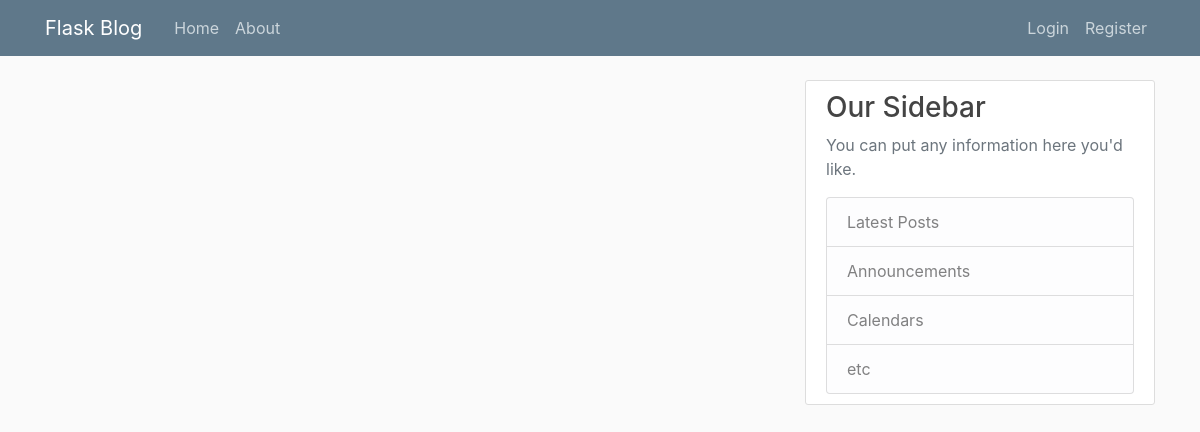
Page /home on the earlier database version.
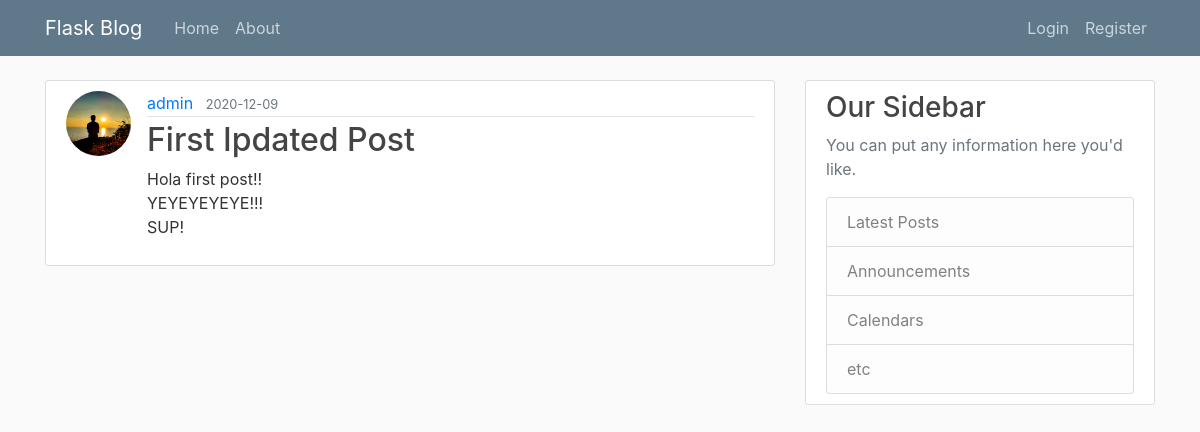
Same page on the later database version.
### app/models.py (models this page shows, shortened)
class Post(db.Model):
    id = db.Column(db.Integer, primary_key=True)
    title = db.Column(db.String(100), nullable=False)
    date_posted = db.Column(db.DateTime, nullable=False, default=datetime.utcnow)
    content = db.Column(db.Text, nullable=False)
    user_id = db.Column(db.Integer, db.ForeignKey("user.id"), nullable=False)

class User(db.Model, UserMixin):
    id = db.Column(db.Integer, primary_key=True)
    username = db.Column(db.String(20), unique=True, nullable=False)
    email = db.Column(db.String(100), unique=True, nullable=False)
    img = db.Column(db.String(20), nullable=False, default='default.jpg')
    password = db.Column(db.String(60), nullable=False)
    posts = db.relationship("Post", backref="author", lazy=True)

### app/routes.py (the view)
@app.route('/')
@app.route('/home')
def home():
    posts = Post.query.all()
    return render_template("home.html", posts=posts)

### app/templates/home.html
{% extends "layout.html" %}
{% block content %}
    {% for post in posts %}
        <article class="media content-section">
            <img class="rounded-circle article-img" src="{{ url_for("static", filename="profile_pics/"+post.author.img) }}">
            <div class="media-body">
                <div class="article-metadata">
                    <a class="mr-2" href="#">{{ post.author.username }}</a>
                    <small class="text-muted">{{ post.date_posted.strftime("%Y-%m-%d") }}</small>
                </div>
                <h2><a class="article-title" href="{{ url_for("post", post_id=post.id) }}">{{ post.title }}</a></h2>
                <p class="article-content">{{ post.content }}</p>
            </div>
        </article>
    {% endfor %}
{% endblock content %}

### app/templates/layout.html (shortened to what this page needs)
<!DOCTYPE html>
<html lang="en">
<head>
    <link rel="stylesheet" href="https://maxcdn.bootstrapcdn.com/bootstrap/4.0.0/css/bootstrap.min.css"
>
    <link rel="stylesheet" type="text/css" href="{{ url_for('static', filename='main.css') }}">
</head>
<body>
    <header class="site-header">
        <nav class="navbar navbar-expand-md navbar-dark bg-steel fixed-top">
            <div class="container">
                <a class="navbar-brand mr-4" href="/">Flask Blog</a>
                <div class="collapse navbar-collapse" id="navbarToggle">
                    <div class="navbar-nav mr-auto">
                        <a class="nav-item nav-link" href={{ url_for("home") }}>Home</a>
                        <a class="nav-item nav-link" href={{ url_for("about") }}>About</a>
                    </div>
                    <div class="navbar-nav">
                        {% if current_user.is_authenticated %}
                            <a class="nav-item nav-link" href={{ url_for("new_post") }}>New Post</a>
                            <a class="nav-item nav-link" href={{ url_for("account") }}>My account</a>
                            <a class="nav-item nav-link" href={{ url_for("logout") }}>Logout</a>
                        {% else %}
                        <a class="nav-item nav-link" href={{ url_for("login") }}>Login</a>
                        <a class="nav-item nav-link" href={{ url_for("register") }}>Register</a>
                        {% endif %}
                    </div>
                </div>
            </div>
        </nav>
    </header>
    <main role="main" class="container">
        <div class="row">
            <div class="col-md-8">
                {% block content %}{% endblock %}
            </div>
            <div class="col-md-4">
                <div class="content-section">
                    <h3>Our Sidebar</h3>
                    <p class='text-muted'>You can put any information here you'd like.</p>
                    <ul class="list-group">
                        <li class="list-group-item list-group-item-light">Latest Posts</li>
                        <li class="list-group-item list-group-item-light">Announcements</li>
                        <li class="list-group-item list-group-item-light">Calendars</li>
                        <li class="list-group-item list-group-item-light">etc</li>
                    </ul>
                </div>
            </div>
        </div>
    </main>
</body>
</html>

### app/static/main.css (style rules this page uses)
body { background: #fafafa; color: #333333; margin-top: 5rem; }
h1, h2, h3, h4, h5, h6 { color: #444444; }
.bg-steel { background-color: #5f788a; }
.site-header .navbar-nav .nav-link { color: #cbd5db; }
.content-section { background: #ffffff; padding: 10px 20px; border: 1px solid #dddddd; border-radius: 3px; margin-bottom: 20px; }
.article-title { color: #444444; }
.article-content { white-space: pre-line; }
.article-img { height: 65px; width: 65px; margin-right: 16px; }
.article-metadata { padding-bottom: 1px; margin-bottom: 4px; border-bottom: 1px solid #e3e3e3 }

Differences in the rows shown:
added Post: img (picture), author.username "admin", date_posted "2020-12-09", title "First Ipdated Post", content "Hola first post!! YEYEYEYEYE!!! SUP!"
